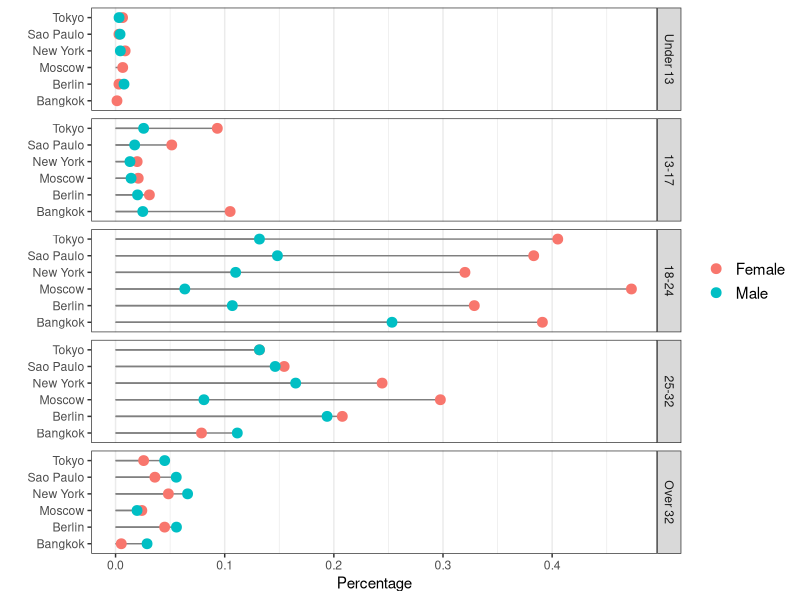
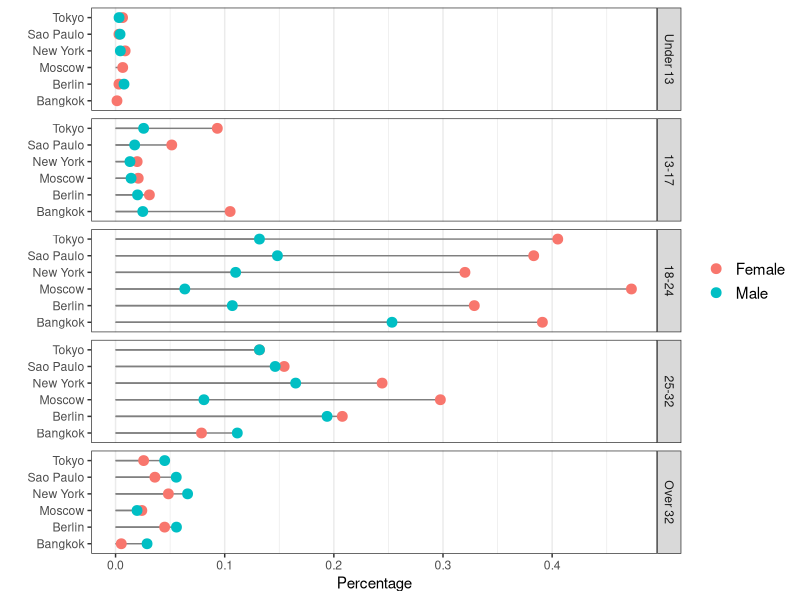

Here is the R script that generated these plots, in order:
#displayes selfie_rates_age_groups.csv as dotplot
#selfie_rates_age_groups.csv shows the selfie rate for different age groups, cities, and genders

size_of_point_markers = 3
size_of_city_names = 1 
size_of_percentage_labels = 1
size_of_legend_text = 1

fig_width = 7
fig_height = 6

library(ggplot2) #use install.packages("ggplot2") if gglot2 not installed

selfie.rates.age.groups = read.csv("data/selfie_rates_age_groups.csv", header = TRUE, stringsAsFactors = FALSE)

selfie.rates.age.groups$Age.Group = factor(selfie.rates.age.groups$Age.Group, c("Under 13", "13-17", "18-24", "25-32", "Over 32"))
selfie.rates.age.groups$Gender = factor(selfie.rates.age.groups$Gender)



ggplot(selfie.rates.age.groups, aes(x = rate, y = City)) + 
  geom_segment(aes(yend=City), xend = 0, colour = "grey50") + 
  geom_point(size = rel(size_of_point_markers), aes(colour = Gender)) +  
  theme_bw() + 
  theme(panel.grid.major.y = element_blank(), 
        axis.text.x = element_text(size = rel(size_of_percentage_labels)), 
        axis.text.y = element_text(size = rel(size_of_city_names)),
        legend.text = element_text(size = rel(size_of_legend_text)),
        legend.key = element_blank(),
        legend.title = element_blank()) +
  facet_grid(Age.Group ~ ., scales = "free_y", space = "free_y") +
  ylab("") +
  xlab("Percentage") 

ggsave(file="age_dist.pdf", width=fig_width, height=fig_height)